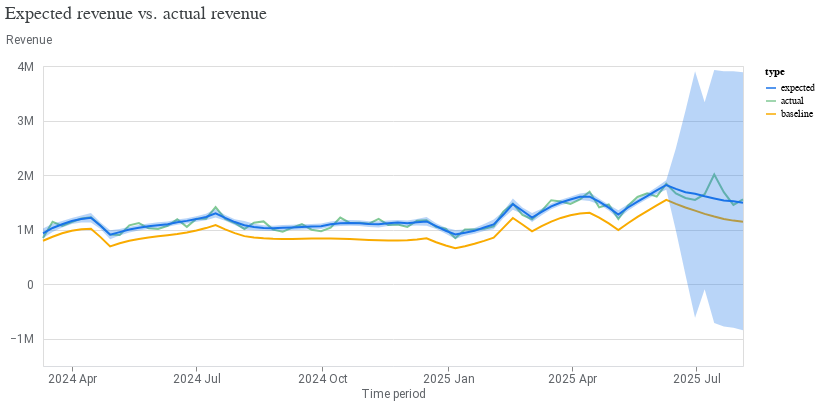

The notebook cell this image was saved under:
### Code cell
# Fit plot (observed vs predicted)
visualizer.ModelFit(mmm_2, use_kpi=False).plot_model_fit()

### Figure 1 — Vega-Lite specification as saved in the notebook (floating-point values rounded to 4 significant figures; data arrays with more than 128 entries replaced by an {"elided": "..."} marker saying what was removed)
{"config": {"view": {"continuousWidth": 300, "continuousHeight": 300}, "axis": {"labelColor": "#5F6368", "labelFont": "Roboto", "labelFontSize": 12, "titleColor": "#5F6368", "titleFont": "Roboto", "titleFontSize": 12, "titleFontWeight": "normal"}}, "layer": [{"mark": {"type": "line"}, "encoding": {"color": {"field": "type", "scale": {"domain": ["expected", "actual", "baseline"], "range": ["#1A73E8", "#81C995", "#F9AB00"]}, "type": "nominal"}, "x": {"axis": {"domainColor": "#DADCE0", "format": "%Y %b", "grid": false, "tickCount": 8}, "field": "time", "title": "Time period", "type": "temporal"}, "y": {"axis": {"domain": false, "labelExpr": "replace(format(datum.value, '.3~s'), 'G', 'B')", "labelPadding": 10, "tickCount": 5, "ticks": false, "titleAlign": "left", "titleAngle": 0, "titleY": -20}, "field": "mean", "title": "Revenue", "type": "quantitative"}}}, {"mark": {"type": "area", "opacity": 0.3}, "encoding": {"color": {"field": "type", "legend": null, "scale": {"domain": ["expected"], "range": ["#1A73E8"]}, "type": "nominal"}, "x": {"field": "time", "type": "temporal"}, "y": {"field": "ci_hi", "type": "quantitative"}, "y2": {"field": "ci_lo"}}}], "data": {"name": "data-fdaeaeedab18641e3a568a7ac724f306"}, "resolve": {"scale": {"color": "independent"}}, "title": {"text": "Expected revenue vs. actual revenue", "anchor": "start", "color": "#3C4043", "font": "Google Sans Display", "fontSize": 18, "fontWeight": "normal", "offset": 10}, "width": 700, "$schema": "https://vega.github.io/schema/vega-lite/v5.20.1.json", "datasets": {"data-fdaeaeedab18641e3a568a7ac724f306": {"elided": "222 records"}}}
